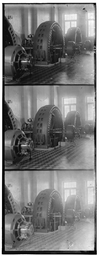
#> input picture image alignment/plates/1.png, 99 x 256 px, shrunk from 448 x 1153 before the run
$ python image_alignment.py
#> lines starting #> are read from the running program, lines starting #| are printed output that depends on the picture; after the words box and inside, x2 and y2 are one past the last pixel; in counts of white or black regions, pixels touching at a corner belong together
### image alignment/utils.py


import cv2
import os
import numpy as np
from  skimage.feature import canny

class filters:

    gaussian_filter = (1.0 / 140.0) * np.array([[1, 1, 2, 2, 2, 1, 1],
                                                [1, 2, 2, 4, 2, 2, 1],
                                                [2, 2, 4, 8, 4, 2, 2],
                                                [2, 4, 8, 16, 8, 4, 2],
                                                [2, 2, 4, 8, 4, 2, 2],
                                                [1, 2, 2, 4, 2, 2, 1],
                                                [1, 1, 2, 2, 2, 1, 1]])

    grad_x_filter = (1.0 / 3.0) * np.array([[-1, 0, 1],
                                        [-1, 0, 1],
                                        [-1, 0, 1]])

    grad_y_filter = (1.0 / 3.0) * np.array([[1, 1, 1],
                                        [0, 0, 0],
                                        [-1, -1, -1]])

def convolve(image, filter):
    k = filter.shape[0] //2
    new_image = np.pad(image, (k,), 'edge')
    result = np.zeros(image.shape)

    def mul(p1, p2):
        return np.sum(np.multiply(p1, p2))

    for row in range(k, new_image.shape[0]-k):
        for col in range(k, new_image.shape[1]-k):
            result[row-k,col-k] = mul(new_image[row-k:row+k+1 , col-k:col+k+1], filter)
    return result.astype(np.uint8)

def grad_mag_angle(gradx, grady):
    mag = np.sqrt(gradx**2 + grady**2)
    angle = np.arctan(grady/gradx)
    return mag.astype(np.uint8), angle

def load_image(path):
#> called with path = 'plates/1.png'
    return cv2.imread(path)
#> returned value is the input picture: shape (256, 99, 3); min 0, max 255, mean 123

def toGray(image):
    return cv2.cvtColor(image, cv2.COLOR_BGR2GRAY)

def show_image(image):
    cv2.imshow('r', image)
    cv2.waitKey(0)
    cv2.destroyWindow('r')

def localMaximization(gradientData, gradientAngle):
    """
    Applies Non-Maxima suppression to gradient magnitude image
    :param gradientData: gradient image
    :param gradientAngle: gradient angle
    :param height:
    :param width:
    :return: the gradient magnitude image after non-maxima suppression
    """
    gradient = np.empty(gradientData.shape)
    numberOfPixels = np.zeros(shape=(256))
    edgePixels = 0

    for row in range(5, gradientData.shape[0] - 5):
        for col in range(5, gradientData.shape[1] - 5):
            theta = gradientAngle[row, col]
            gradientAtPixel = gradientData[row, col]
            value = 0

            # Sector - 1
            if (0 <= theta <= 22.5 or 157.5 < theta <= 202.5 or 337.5 < theta <= 360):
                if gradientAtPixel > gradientData[row, col + 1] and gradientAtPixel > gradientData[row, col - 1]:
                    value = gradientAtPixel
                else:
                    value = 0

            # Sector - 2
            elif (22.5 < theta <= 67.5 or 202.5 < theta <= 247.5):
                if gradientAtPixel > gradientData[row + 1, col - 1] and gradientAtPixel > gradientData[
                    row - 1, col + 1]:
                    value = gradientAtPixel
                else:
                    value = 0

            # Sector - 3
            elif (67.5 < theta <= 112.5 or 247.5 < theta <= 292.5):
                if gradientAtPixel > gradientData[row + 1, col] and gradientAtPixel > gradientData[row - 1, col]:
                    value = gradientAtPixel
                else:
                    value = 0

            # Sector - 4
            elif 112.5 < theta <= 157.5 or 292.5 < theta <= 337.5:
                if gradientAtPixel > gradientData[row + 1, col + 1] \
                        and gradientAtPixel > gradientData[row - 1, col - 1]:
                    value = gradientAtPixel
                else:
                    value = 0

            gradient[row, col] = value

            # If value is greater than one after non maxima suppression
            if value > 0:
                edgePixels += 1
                try:
                    numberOfPixels[int(value)] += 1
                except:
                    print('Out of range gray level value', value)

    print('Number of Edge pixels:', edgePixels)
    return gradient.astype(np.uint8), numberOfPixels, edgePixels

def pTile(percent, imageData, numberOfPixels, edgePixels, file):
    """
    Applies p-tile method of automatic thresholding to find the best threshold value and then apply that
    to the image to create a binary image.
    :param percent: of non zero pixels to be over the threshold
    :param imageData: input image array
    :param numberOfPixels: counts total number of pixels in the image
    :param edgePixels: counts pixels present at the edges
    :param file:
    :return: binary image array with p-tile method thresholding applied
    """
    # Number of pixels to keep
    threshold = np.around(edgePixels * percent / 100)
    sum, value = 0, 255
    for value in range(255, 0, -1):
        sum += numberOfPixels[value]
        if sum >= threshold:
            break

    for i in range(imageData.shape[0]):
        for j in range(imageData[i].size):
            if imageData[i, j] < value:
                imageData[i, j] = 0
            else:
                imageData[i, j] = 255

    return imageData


def Canny_detector(image):
    gray = toGray(image)
    blurred = convolve(gray, filters.gaussian_filter)

    grad_x = convolve(blurred, filters.grad_x_filter)
#> after the loop in convolve (call 2), `for row in range(k, new_image.shape[0]-k):`:
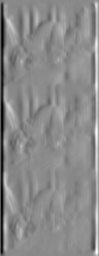
#> result: shape (256, 99) float64; min -119, max 101.7, mean 0.3; drawn with min black and max white
    grad_y = convolve(blurred, filters.grad_y_filter)
#> after the loop in convolve (call 3), `for row in range(k, new_image.shape[0]-k):`:
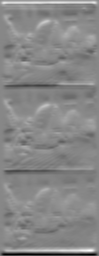
#> result: shape (256, 99) float64; min -113.3, max 100.3, mean 0.3; drawn with min black and max white
#> in convolve (call 3), `return result.astype(np.uint8)`:
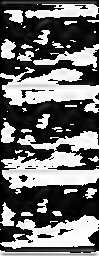
#> returned value: shape (256, 99); min 0, max 255, mean 110.1

    mag, angle = grad_mag_angle(grad_x, grad_y)
#> in grad_mag_angle, `mag = np.sqrt(gradx**2 + grady**2)`:
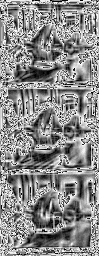
#> mag: shape (256, 99) float16; min 0, max 15.91, mean 8.62; drawn with min black and max white
#> in grad_mag_angle, `angle = np.arctan(grady/gradx)`:
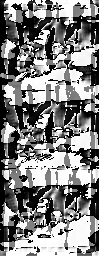
#> angle: shape (256, 99) float64; 0.71% of the values are NaN or infinite; the others: min 0, max 1.57, mean 0.804; drawn with min black, max white, NaN and infinite black
    show_image(mag)

    gradient, numberOfPixels, edgePixels = localMaximization(mag, angle)
#> after the loop in localMaximization, `for row in range(5, gradientData.shape[0] - 5):`: edgePixels = 3901; numberOfPixels = 256 values, max 856 at index 15, min 0 at index 0, mean 15.24
#| Number of Edge pixels: 3901
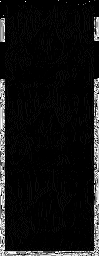
#> gradient: shape (256, 99); min 0, max 255, mean 17.8
#> edgePixels = 3901
    show_image(gradient)

    final = pTile(40, gradient, numberOfPixels, edgePixels, gray)
#> in pTile, `threshold = np.around(edgePixels * percent / 100)`: threshold = 1560
#> after the loop in pTile, `for value in range(255, 0, -1):`: sum = 2062
#> after the loop in pTile, `for i in range(imageData.shape[0]):`:
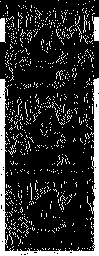
#> imageData: shape (256, 99); 17.7% white; 809 white regions (805 under 20 px), largest, box (x1, y1, x2, y2) and area: (0, 78, 99, 256) 2324, (92, 16, 99, 41) 131, (0, 18, 6, 43) 122, (83, 15, 87, 33) 24
    return final

### image alignment/image_alignment.py
from utils import *


path = 'plates/1.png'
image = load_image(path)

edge = Canny_detector(image)

show_image(edge)

$ run again, with image alignment/plates/4.png copied over image alignment/plates/1.png
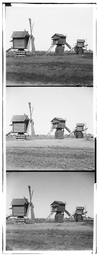
#> input picture image alignment/plates/4.png, 99 x 256 px, shrunk from 449 x 1161 before the run
#> in load_image, returned value is the input picture: shape (256, 99, 3); min 0, max 255, mean 177.5
#> new_image: shape (258, 101)
#> after the loop in localMaximization, `for row in range(5, gradientData.shape[0] - 5):`: edgePixels = 2705; numberOfPixels = 256 values, max 683 at index 15, min 0 at index 0, mean 10.57
#| Number of Edge pixels: 2705
#> in Canny_detector, `gradient, numberOfPixels, edgePixels = localMaximization(mag, angle)`: edgePixels = 2705
#> threshold = 1082
#> after the loop in pTile, `for value in range(255, 0, -1):`: sum = 1150
#> after the loop in pTile, `for i in range(imageData.shape[0]):`:
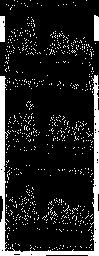
#> imageData: shape (256, 99); 13.7% white; 686 white regions (683 under 20 px), largest, box (x1, y1, x2, y2) and area: (0, 75, 99, 256) 2126, (0, 16, 5, 42) 127, (94, 15, 99, 41) 126
